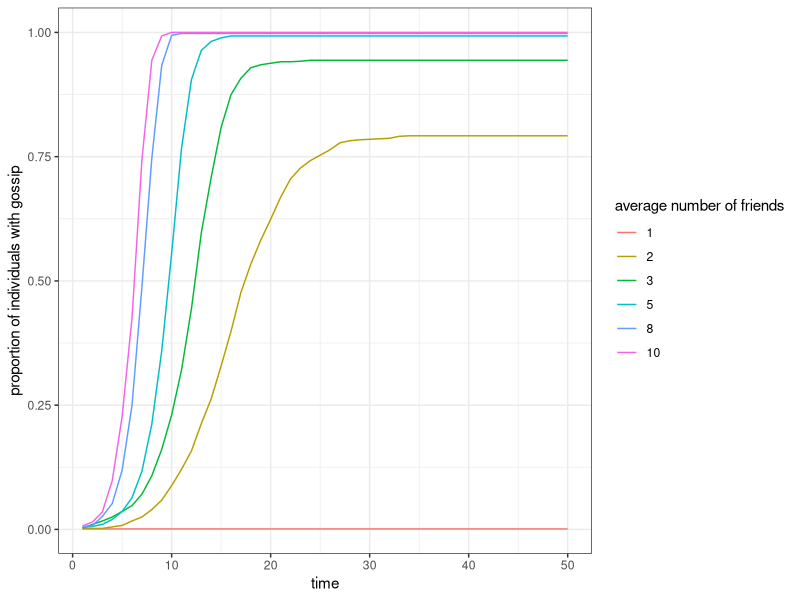
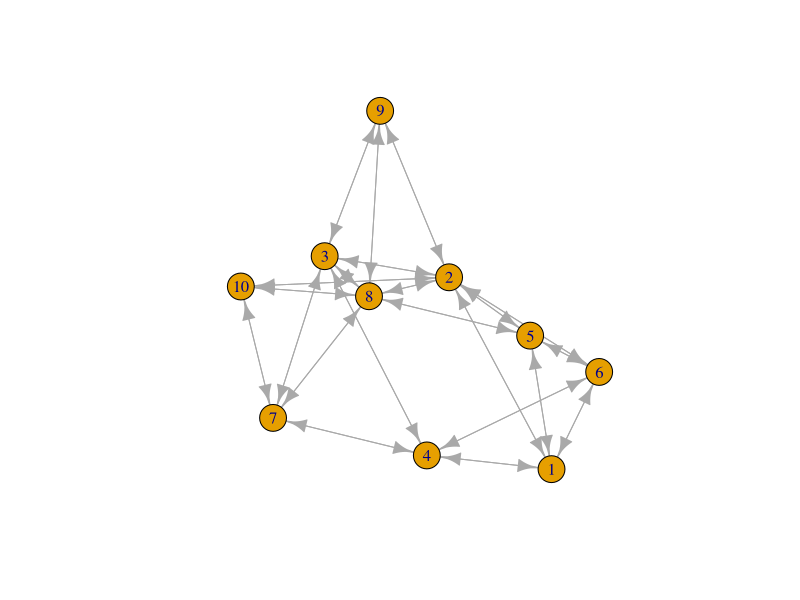
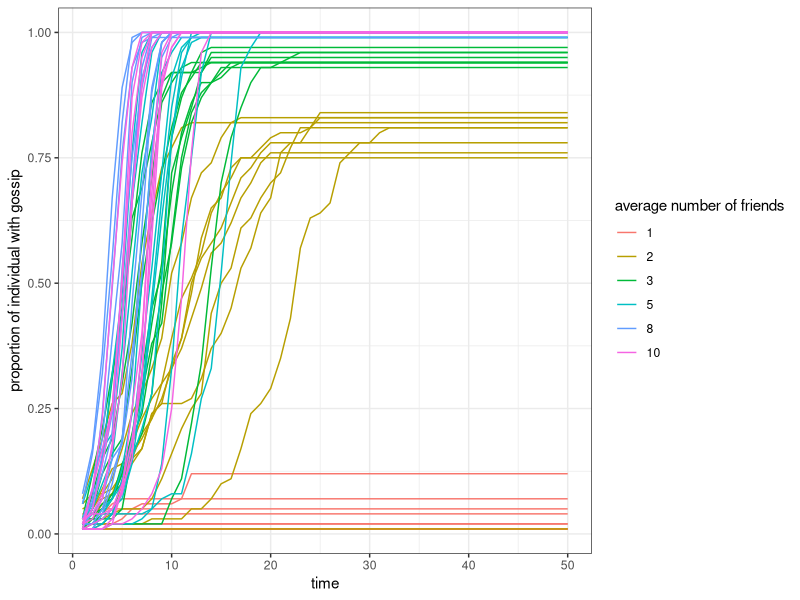
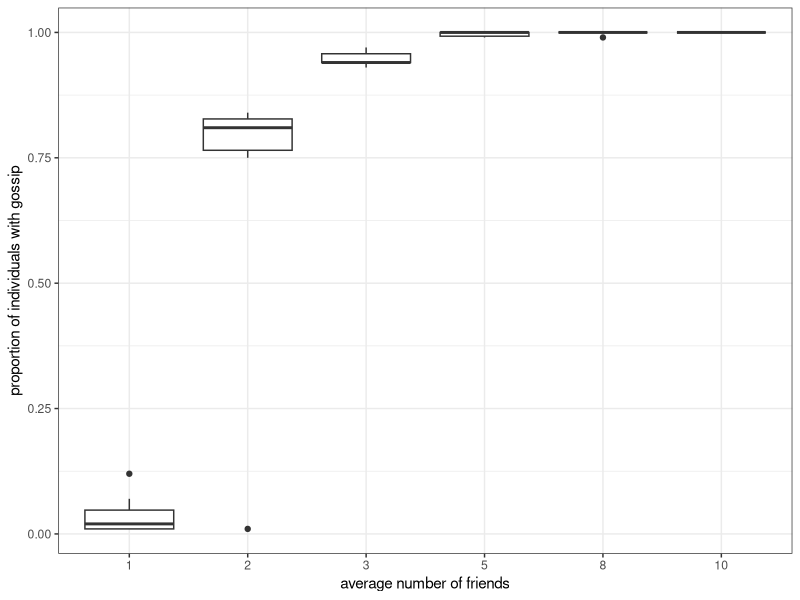
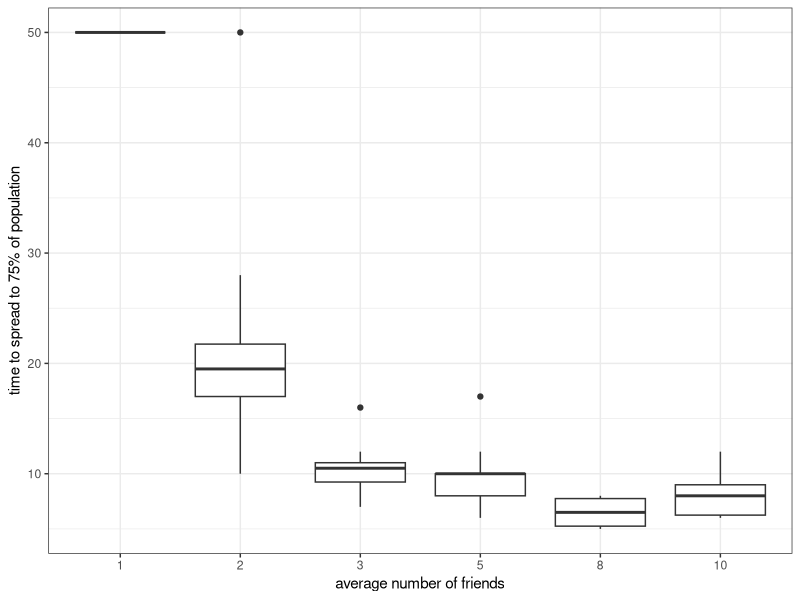
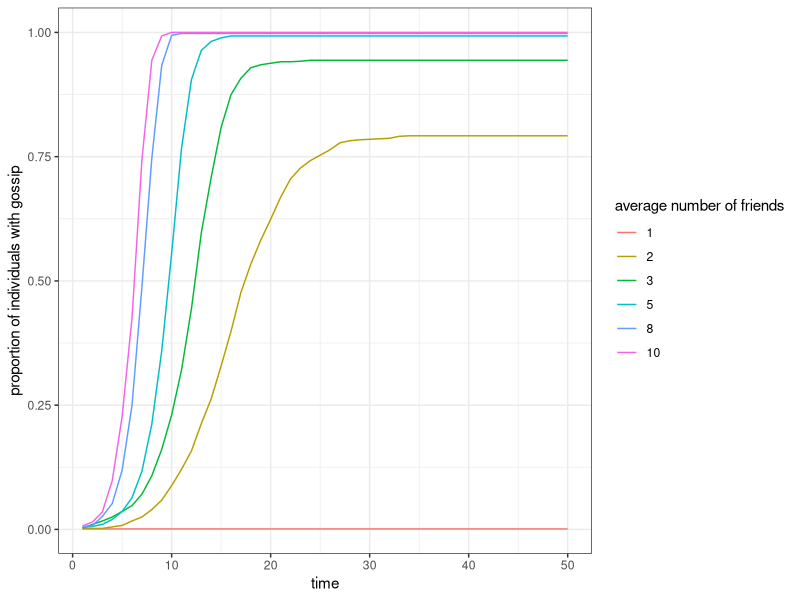
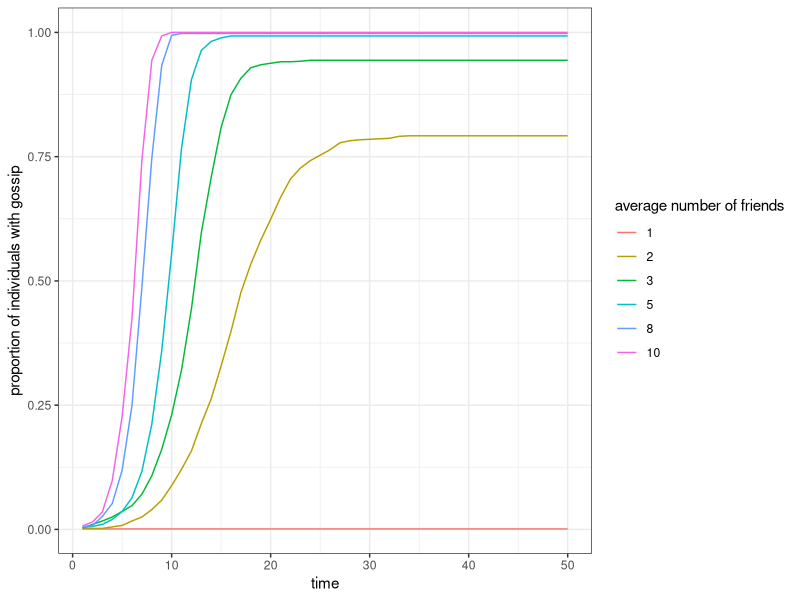
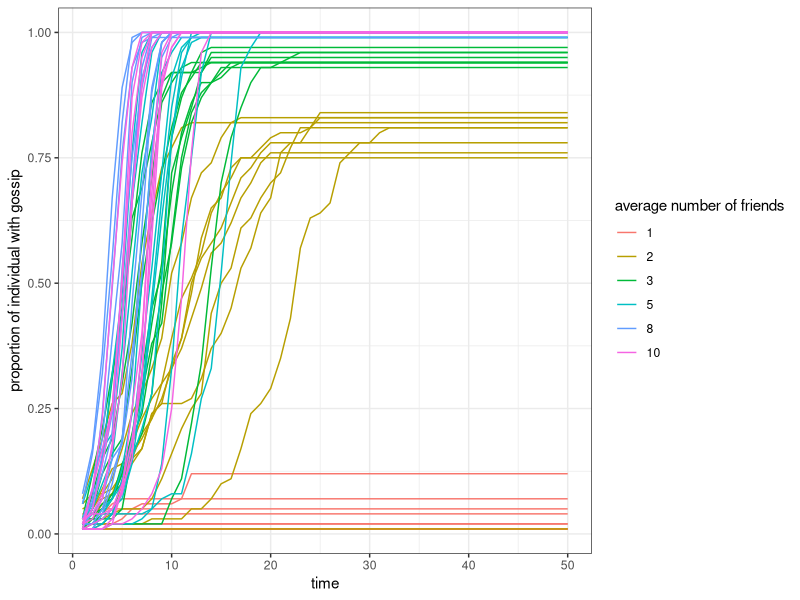

The R source for these figures, in order: (Note: this script raises an error after producing the figures.)
library(tidyverse)
gossip_model <- function(N, f, r_max, sim = 1){
  # Create a vector indicating possession of gossip and set one entry to TRUE
  gossip <- rep(FALSE, N)
  gossip[sample(x = N, size = 1)] <- TRUE
  # Create a network
  adjm <- create_network(N = N, f = f)
  # Create a reporting variable
  proportion <- rep(0, r_max)
  
  # Loop over r_max rounds
  for(r in 1:r_max){
    # In random sequence go through all individuals 
    for(i in sample(N)){
      # Select i's neighbourhood
      nei <- adjm[i,] > 0
      # Proceed if there is at least one neighbour
      if(sum(nei) > 0){
        # Choose one random neighbour, j
        j <- sampling(x = which(nei), size = 1)
        # Set i's gossip indicator to TRUE if j's indicator is TRUE
        if(gossip[j]){
          gossip[i] <- TRUE
        }
      }
    }
    # Record proportion of the population with gossip
    proportion[r] <- sum(gossip) / N
    # Increment the round counter
    r <- r + 1
  }
  # Return a tibble with simulation results
  return(tibble(time = 1:r_max, proportion = proportion, f = f, sim = sim))
}

create_network <- function(N, f){
  # Set up an empty adjacency matrix of size NxN
  A <- matrix(0, ncol = N, nrow = N)
  # Set up a friendship counter
  friends <- 0
  
  # We will add friendships until we reach the desired number
  while(friends < round((((N^2) - N) / 2) * f)){
    dyad <- sample(x = N, size = 2, replace = FALSE)
    i <- dyad[1]
    j <- dyad[2]
    if(A[i, j] == 0){
      A[i, j] <- A[j, i] <- 1
      friends <- friends + 1
    }
  }
  return(A)
}

sampling <- function(x, size = length(x), prob = NULL){
  if(length(x) == 1){
    return(x)
  } else {
    return(sample(x = x, size = size, prob = prob))
  }
}

N <- 1000
set.seed(3)
data <- lapply(X = c(1/N, 2/N, 3/N, 5/N, 8/N, 10/N), 
               FUN = function(f) gossip_model(N = N, f = f, r_max = 50))
data_bnd <- bind_rows(data)

ggplot(data_bnd) + 
  geom_line(aes(x = time, y = proportion, col = factor(round(f * N)))) + 
  ylab("proportion of individuals with gossip") +
  labs(col = "average number of friends") +
  theme_bw()
ggsave("network1.png", width = 20, height = 15, units = "cm")


adjm <- create_network(N = 10, f = .5)
library(igraph)
net <- graph_from_adjacency_matrix(adjm)
plot(net)
degree(graph = net)
ggsave("network0.png", width = 20, height = 15, units = "cm")


N <- 100
f <- rep(c(1/N, 2/N, 3/N, 5/N, 8/N, 10/N), each = 10)

set.seed(5)
data <- lapply(X = 1:length(f), 
               FUN = function(i) gossip_model(N = N, f = f[i], r_max = 50, sim = i))

data_bnd <- bind_rows(data)
ggplot(data_bnd) +
  geom_line(aes(x = time, y = proportion, col = factor(f * N), group = factor(sim))) + 
  ylab("proportion of individual with gossip") +
  labs(col = "average number of friends") +
  theme_bw()
ggsave("network2.png", width = 20, height = 15, units = "cm")

data_bnd_last <- data_bnd[data_bnd$time == max(data_bnd$time), ]
ggplot(data_bnd_last) + 
  geom_boxplot(aes(x = factor(f * N), y = proportion)) + 
  xlab("average number of friends") +
  ylab("proportion of individuals with gossip") + 
  theme_bw()
ggsave("network3.png", width = 20, height = 15, units = "cm")



data_bnd_time <- lapply(data, function(dat){
  tibble(dat[1,], time_to_x = which(dat[,"proportion"] >= 0.75)[1])
}) %>% bind_rows()

data_bnd_time$time_to_x[is.na(data_bnd_time$time_to_x)] <- 50

ggplot(data_bnd_time) + 
  geom_boxplot(aes(x = factor(f * N), y = time_to_x)) + 
  xlab("average number of friends") +
  ylab("time to spread to 75% of population") +
  theme_bw()
ggsave("network4.png", width = 20, height = 15, units = "cm")




j <- sampling(x = which(nei), size = 1)
if(gossip[j]){
  gossip[i] <- TRUE
}

p_g <- sum(gossip * nei) / length(nei)
if(runif(n = 1, min = 0, max = 1) <= p_g){
  gossip[i] <- TRUE
}

if(runif(n = 1, min = 0, max = 1) <= (sum(nei) / length(nei))^e){
  gossip[i] <- TRUE
}
prop_nei_info <- seq(from = 0, to = 1, length.out = 10)
e <- c(1,2)
contagion <- tibble(
  contagion = rep(c("simple", "complex"), each = 10),
  x = rep(prop_nei_info, 2), 
  y = c(prop_nei_info^e[1], prop_nei_info^e[2]))

ggplot(contagion, aes(x = x, y = y, col = contagion)) + 
  geom_point() +
  geom_line() +
  xlab("proportion of neighbours with gossip") + 
  ylab("probability to acquire gossip") +
  theme_bw()
ggsave("network5.png", width = 20, height = 15, units = "cm")

net_clust <- make_lattice(length = 10, dim = 2, circular = T, nei = 2)
net_rand <- rewire(graph = net_clust, with = keeping_degseq(loops = F, niter = 10^3))

gossip_model_2 <- function(net, rewire, e = 1, r_max, sim = 1){
  # Rewire network if random is set to TRUE
  if(rewire){
    net <- rewire(graph = net, with = keeping_degseq(loops = F, niter = 10^3))
  }
  # Get adjacency matrix from network
  adjm <- get.adjacency(net, sparse = F)
  # Turn adjacency matrix into boolean (TRUE / FALSE)
  adjm_bool <- adjm > 0
  # Set number of individuals based adjacency matrix
  N <- vcount(net)
  
  # Create a vector indicating possession of gossip and set one entry to TRUE
  gossip <- rep(FALSE, N)
  gossip[sample(x = N, size = 1)] <- TRUE
  
  # Create a reporting variable
  proportion <- rep(0, r_max)
  
  # Rounds
  for(r in 1:r_max){
    # In random sequence go through all individuals without gossip
    for(i in sample(N)){
      # Select i's neighbourhood (boolean)
      nei <- adjm_bool[i,]
      # Proceed if there is at least one neighbour
      if(sum(nei) > 0){
        # Simple contagion for e = 1 and complex contagion for e = 2
        if(runif(n = 1, min = 0, max = 1) <= (sum(gossip * nei) / length(nei))^e){
          gossip[i] <- TRUE
        }
      }
    }
    # Record proportion of the population with gossip
    proportion[r] <- sum(gossip) / N
    # Increment the round counter
    r <- r + 1
  }
  # Return a tibble with simulation results
  return(tibble(time = 1:r_max, 
                proportion = proportion, 
                time_to_max = which(proportion == max(proportion))[1],
                e = e,
                network = ifelse(test = rewire, yes = "random", no = "clustered"), 
                sim = sim))
}
set.seed(1)
res <- bind_rows(
  gossip_model_2(net = net_clust, rewire = TRUE, e = 1, r_max = 500),
  gossip_model_2(net = net_clust, rewire = FALSE, e = 1, r_max = 500),
  gossip_model_2(net = net_clust, rewire = TRUE, e = 2, r_max = 5000),
  gossip_model_2(net = net_clust, rewire = FALSE, e = 2, r_max = 5000)
)

ggplot(res) + 
  geom_line(aes(x = time, y = proportion, col = network)) + 
  facet_wrap("e", labeller = label_both, scales = "free_x") +
  theme_bw()
ggsave("network6.png", width = 20, height = 15, units = "cm")
